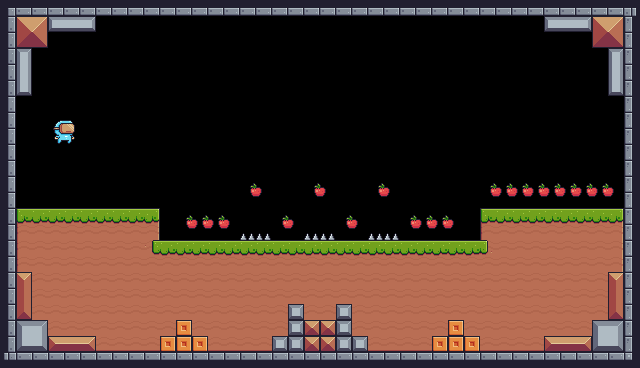

A 2D game scene composited from a Tiled map and its tileset images. What follows is a short description and the map's XML, with each tile layer's data collapsed to a summary:
An orthogonal 40x23 tile map with 16x16 px tiles, 4 tile layers (StaticTiles, Player, SpikeTilesBottom, AppleTiles), 4 tilesets.

<map version="1.5" tiledversion="1.7.2" orientation="orthogonal" renderorder="right-down" width="40" height="23" tilewidth="16" tileheight="16" infinite="0" nextlayerid="7" nextobjectid="1">
 <tileset firstgid="1" source="TileSets/Terrain (16x16).tsx" />
 <tileset firstgid="243" source="TileSets/DamageTiles.tsx" />
 <tileset firstgid="246" source="TileSets/Fruits.tsx" />
 <tileset firstgid="250" source="TileSets/Player.tsx" />
 <layer id="1" name="StaticTiles" width="40" height="23">
  <data>[920 cells, 444 non-empty, 40 distinct tile ids]</data>
 </layer>
 <layer id="6" name="Player" width="40" height="23">
  <data>[920 cells, 1 non-empty, 1 distinct tile ids]</data>
 </layer>
 <layer id="3" name="SpikeTilesBottom" width="40" height="23">
  <data>[920 cells, 6 non-empty, 1 distinct tile ids]</data>
 </layer>
 <layer id="4" name="AppleTiles" width="40" height="23">
  <data>[920 cells, 19 non-empty, 1 distinct tile ids]</data>
 </layer>
</map>
